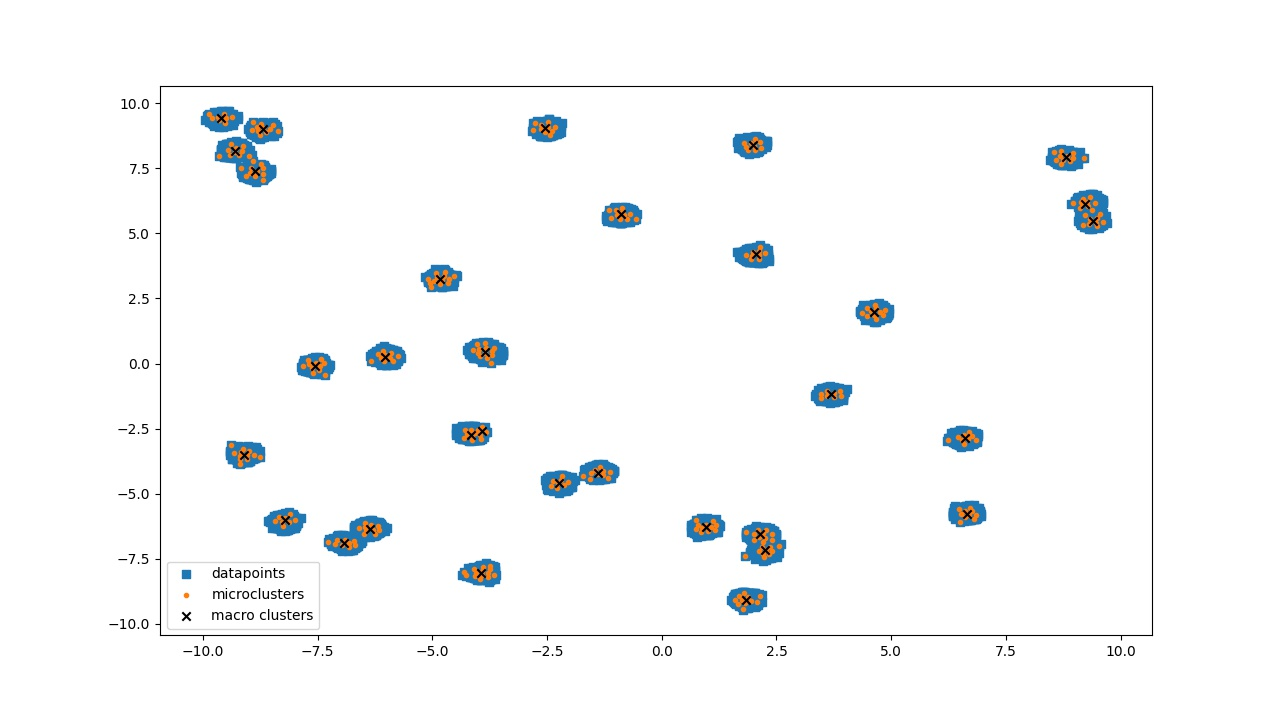

Recreate this plot in Python.
from clusopt_core.cluster import CluStream
from sklearn.datasets import make_blobs
import numpy as np
import matplotlib.pyplot as plt

k = 32

dataset, _ = make_blobs(n_samples=64000, centers=k, random_state=42, cluster_std=0.1)

model = CluStream(
    m=k * 10,  # no microclusters
    h=64000,  # horizon
    t=2,  # radius factor
)

chunks = np.split(dataset, len(dataset) / 4000)

model.init_offline(chunks.pop(0), seed=42)

for chunk in chunks:
    model.partial_fit(chunk)

clusters, _ = model.get_macro_clusters(k, seed=42)

plt.scatter(*dataset.T, marker=",", label="datapoints")

plt.scatter(*model.get_partial_cluster_centers().T, marker=".", label="microclusters")

plt.scatter(*clusters.T, marker="x", label="macro clusters", color="black")

plt.legend()
plt.show()
